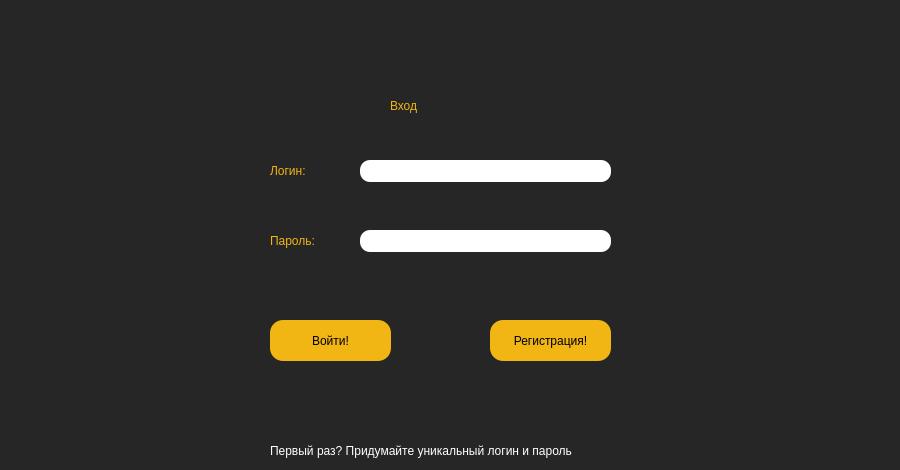
<?xml version="1.0" encoding="UTF-8"?>
<ui version="4.0">
 <class>Dialog</class>
 <widget class="QDialog" name="Dialog">
  <property name="geometry">
   <rect>
    <x>0</x>
    <y>0</y>
    <width>900</width>
    <height>470</height>
   </rect>
  </property>
  <property name="windowTitle">
   <string>Dialog</string>
  </property>
  <property name="styleSheet">
   <string notr="true">background-color: rgb(38, 38, 38);
color: rgb(255, 255, 255);
font: 75 8pt &quot;Roboto&quot;;</string>
  </property>
  <widget class="QLabel" name="label">
   <property name="geometry">
    <rect>
     <x>390</x>
     <y>80</y>
     <width>81</width>
     <height>51</height>
    </rect>
   </property>
   <property name="styleSheet">
    <string notr="true">color: rgb(241, 181, 20);
font: 87 18pt &quot;Roboto Black&quot;;</string>
   </property>
   <property name="text">
    <string>Вход</string>
   </property>
  </widget>
  <widget class="QLabel" name="label_2">
   <property name="geometry">
    <rect>
     <x>270</x>
     <y>440</y>
     <width>331</width>
     <height>21</height>
    </rect>
   </property>
   <property name="styleSheet">
    <string notr="true">color: rgb(255, 255, 255);
font: 87 8pt &quot;Roboto Black&quot;;</string>
   </property>
   <property name="text">
    <string>Первый раз? Придумайте уникальный логин и пароль</string>
   </property>
  </widget>
  <widget class="QLineEdit" name="lineEdit">
   <property name="geometry">
    <rect>
     <x>360</x>
     <y>160</y>
     <width>251</width>
     <height>22</height>
    </rect>
   </property>
   <property name="styleSheet">
    <string notr="true">background-color: rgb(255, 255, 255);
color: rgb(0, 0, 0);
border-radius: 10px;</string>
   </property>
  </widget>
  <widget class="QLabel" name="label_3">
   <property name="geometry">
    <rect>
     <x>270</x>
     <y>160</y>
     <width>81</width>
     <height>21</height>
    </rect>
   </property>
   <property name="styleSheet">
    <string notr="true">color: rgb(241, 181, 20);
font: 87 12pt &quot;Roboto Black&quot;;</string>
   </property>
   <property name="text">
    <string>Логин:</string>
   </property>
  </widget>
  <widget class="QLabel" name="label_4">
   <property name="geometry">
    <rect>
     <x>270</x>
     <y>230</y>
     <width>81</width>
     <height>21</height>
    </rect>
   </property>
   <property name="styleSheet">
    <string notr="true">color: rgb(241, 181, 20);
font: 87 12pt &quot;Roboto Black&quot;;</string>
   </property>
   <property name="text">
    <string>Пароль:</string>
   </property>
  </widget>
  <widget class="QLineEdit" name="lineEdit_2">
   <property name="geometry">
    <rect>
     <x>360</x>
     <y>230</y>
     <width>251</width>
     <height>22</height>
    </rect>
   </property>
   <property name="styleSheet">
    <string notr="true">background-color: rgb(255, 255, 255);
color: rgb(0, 0, 0);
border-radius: 10px;</string>
   </property>
   <property name="inputMethodHints">
    <set>Qt::ImhNone</set>
   </property>
   <property name="dragEnabled">
    <bool>false</bool>
   </property>
   <property name="readOnly">
    <bool>false</bool>
   </property>
  </widget>
  <widget class="QPushButton" name="pushButton">
   <property name="geometry">
    <rect>
     <x>270</x>
     <y>320</y>
     <width>121</width>
     <height>41</height>
    </rect>
   </property>
   <property name="styleSheet">
    <string notr="true">background-color: rgb(241, 181, 20);
color: rgb(0, 0, 0);
border-radius: 13px;
font: 87 10pt &quot;Roboto Black&quot;;</string>
   </property>
   <property name="text">
    <string>Войти!</string>
   </property>
  </widget>
  <widget class="QPushButton" name="pushButton_2">
   <property name="geometry">
    <rect>
     <x>490</x>
     <y>320</y>
     <width>121</width>
     <height>41</height>
    </rect>
   </property>
   <property name="styleSheet">
    <string notr="true">background-color: rgb(241, 181, 20);
color: rgb(0, 0, 0);
border-radius: 13px;
font: 87 10pt &quot;Roboto Black&quot;;</string>
   </property>
   <property name="text">
    <string>Регистрация!</string>
   </property>
  </widget>
 </widget>
 <resources/>
 <connections/>
</ui>
